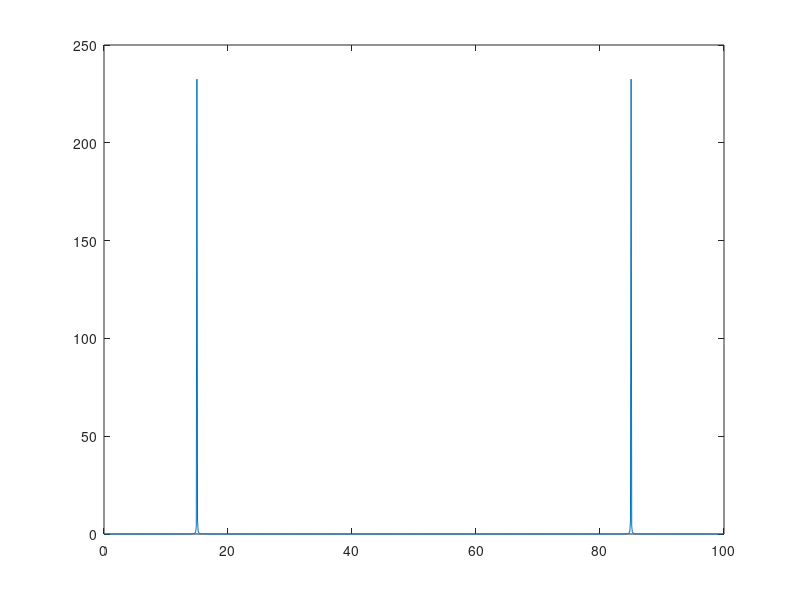
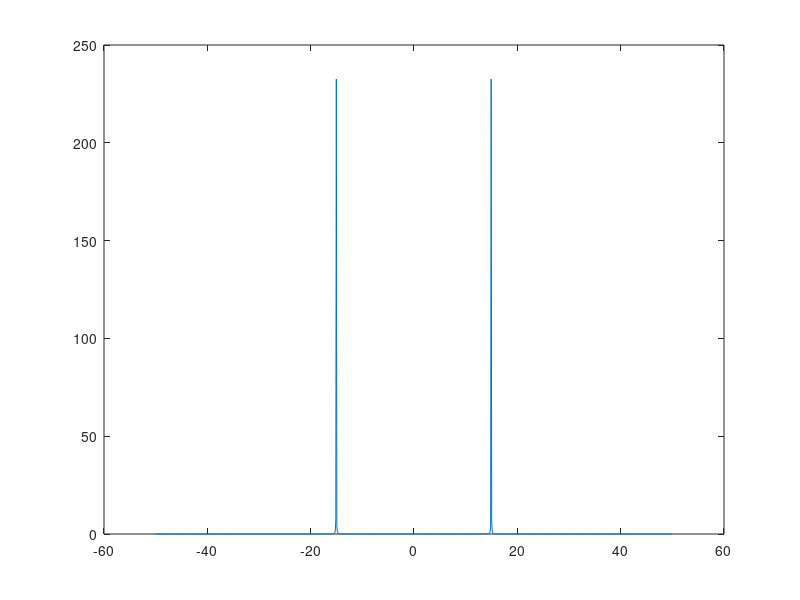

Here is the MATLAB script that generated these plots, in order:
close all
clear all
% code for understanding for matlab uses fft
fs = 100;               % sampling frequency
t = 0:(1/fs):(10); % time vector
S = cos(2*pi*15*t); %here 15 Hz is the frequency of oscillation
n = length(S);
X = fft(S);
f = (0:n-1)*(fs/n);     %frequency range
power = abs(X).^2/n;    %power
plot(f,power)

Y = fftshift(X);
fshift = (-n/2:n/2-1)*(fs/n); % zero-centered frequency range
powershift = abs(Y).^2/n;     % zero-centered power
figure;
plot(fshift,powershift)
